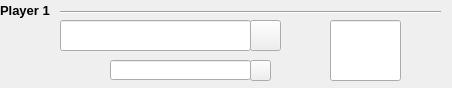
<?xml version="1.0" encoding="UTF-8"?>
<ui version="4.0">
 <class>PlayerItemWidgetClass</class>
 <widget class="QWidget" name="PlayerItemWidgetClass">
  <property name="geometry">
   <rect>
    <x>0</x>
    <y>0</y>
    <width>452</width>
    <height>88</height>
   </rect>
  </property>
  <property name="minimumSize">
   <size>
    <width>424</width>
    <height>88</height>
   </size>
  </property>
  <property name="windowTitle">
   <string>PlayerItemWidget</string>
  </property>
  <property name="autoFillBackground">
   <bool>false</bool>
  </property>
  <property name="styleSheet">
   <string notr="true"/>
  </property>
  <widget class="QPushButton" name="logoPlayer">
   <property name="geometry">
    <rect>
     <x>0</x>
     <y>20</y>
     <width>61</width>
     <height>61</height>
    </rect>
   </property>
   <property name="cursor">
    <cursorShape>PointingHandCursor</cursorShape>
   </property>
   <property name="styleSheet">
    <string notr="true">background-color: transparent;
border:0px;</string>
   </property>
   <property name="text">
    <string/>
   </property>
  </widget>
  <widget class="QLabel" name="labelPlayerIndex">
   <property name="geometry">
    <rect>
     <x>0</x>
     <y>0</y>
     <width>61</width>
     <height>21</height>
    </rect>
   </property>
   <property name="font">
    <font>
     <pointsize>10</pointsize>
     <italic>false</italic>
     <bold>true</bold>
    </font>
   </property>
   <property name="text">
    <string>Player 1</string>
   </property>
  </widget>
  <widget class="QPushButton" name="decScore">
   <property name="geometry">
    <rect>
     <x>290</x>
     <y>20</y>
     <width>41</width>
     <height>61</height>
    </rect>
   </property>
   <property name="cursor">
    <cursorShape>PointingHandCursor</cursorShape>
   </property>
   <property name="styleSheet">
    <string notr="true">QPushButton
{
border-style: none;
image: url(:/Versus/arrow-left.png);
}
QPushButton:hover
{
image: url(:/Versus/arrow-left-h.png);
}
QPushButton:pressed
{
image: url(:/Versus/arrow-left-p.png);
}</string>
   </property>
   <property name="text">
    <string/>
   </property>
   <property name="flat">
    <bool>true</bool>
   </property>
  </widget>
  <widget class="QPushButton" name="incScore">
   <property name="geometry">
    <rect>
     <x>401</x>
     <y>20</y>
     <width>41</width>
     <height>61</height>
    </rect>
   </property>
   <property name="cursor">
    <cursorShape>PointingHandCursor</cursorShape>
   </property>
   <property name="styleSheet">
    <string notr="true">QPushButton
{
border-style: none;
image: url(:/Versus/arrow-right.png);
}
QPushButton:hover
{
image: url(:/Versus/arrow-right-h.png);
}
QPushButton:pressed
{
image: url(:/Versus/arrow-right-p.png);
}</string>
   </property>
   <property name="text">
    <string/>
   </property>
  </widget>
  <widget class="Line" name="line">
   <property name="geometry">
    <rect>
     <x>60</x>
     <y>10</y>
     <width>381</width>
     <height>5</height>
    </rect>
   </property>
   <property name="orientation">
    <enum>Qt::Horizontal</enum>
   </property>
  </widget>
  <widget class="QPushButton" name="logoTeam">
   <property name="geometry">
    <rect>
     <x>77</x>
     <y>50</y>
     <width>31</width>
     <height>31</height>
    </rect>
   </property>
   <property name="cursor">
    <cursorShape>PointingHandCursor</cursorShape>
   </property>
   <property name="styleSheet">
    <string notr="true">background-color: transparent;
border:0px;</string>
   </property>
   <property name="text">
    <string/>
   </property>
  </widget>
  <widget class="QLineEdit" name="editScore">
   <property name="geometry">
    <rect>
     <x>330</x>
     <y>20</y>
     <width>71</width>
     <height>61</height>
    </rect>
   </property>
   <property name="font">
    <font>
     <family>Tahoma</family>
     <pointsize>35</pointsize>
     <bold>true</bold>
     <stylestrategy>PreferAntialias</stylestrategy>
    </font>
   </property>
   <property name="acceptDrops">
    <bool>false</bool>
   </property>
   <property name="maxLength">
    <number>10</number>
   </property>
   <property name="alignment">
    <set>Qt::AlignCenter</set>
   </property>
  </widget>
  <widget class="QLineEdit" name="editName">
   <property name="geometry">
    <rect>
     <x>60</x>
     <y>20</y>
     <width>191</width>
     <height>31</height>
    </rect>
   </property>
   <property name="font">
    <font>
     <pointsize>16</pointsize>
     <bold>true</bold>
    </font>
   </property>
  </widget>
  <widget class="QLineEdit" name="editTeam">
   <property name="geometry">
    <rect>
     <x>110</x>
     <y>60</y>
     <width>141</width>
     <height>20</height>
    </rect>
   </property>
  </widget>
  <widget class="QPushButton" name="btnPlayers">
   <property name="geometry">
    <rect>
     <x>250</x>
     <y>20</y>
     <width>31</width>
     <height>31</height>
    </rect>
   </property>
   <property name="cursor">
    <cursorShape>PointingHandCursor</cursorShape>
   </property>
   <property name="styleSheet">
    <string notr="true">QPushButton
{
image: url(:/Versus/expand.png);
}</string>
   </property>
   <property name="text">
    <string/>
   </property>
  </widget>
  <widget class="QPushButton" name="btnTeams">
   <property name="geometry">
    <rect>
     <x>250</x>
     <y>60</y>
     <width>21</width>
     <height>21</height>
    </rect>
   </property>
   <property name="cursor">
    <cursorShape>PointingHandCursor</cursorShape>
   </property>
   <property name="styleSheet">
    <string notr="true">QPushButton
{
image: url(:/Versus/expand.png);
}</string>
   </property>
   <property name="text">
    <string/>
   </property>
  </widget>
 </widget>
 <layoutdefault spacing="6" margin="11"/>
 <tabstops>
  <tabstop>logoPlayer</tabstop>
  <tabstop>editName</tabstop>
  <tabstop>logoTeam</tabstop>
  <tabstop>editTeam</tabstop>
  <tabstop>btnPlayers</tabstop>
  <tabstop>btnTeams</tabstop>
  <tabstop>editScore</tabstop>
  <tabstop>decScore</tabstop>
  <tabstop>incScore</tabstop>
 </tabstops>
 <resources>
  <include location="../RC/Versus.qrc"/>
 </resources>
 <connections/>
</ui>
